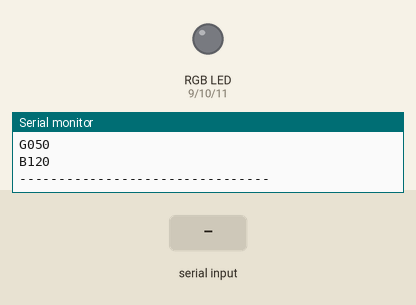
This sketch was run on a simulated Arduino Uno, built with avr-gcc and run on an emulated ATmega328P. On the bench: an RGB LED mixed from three pins (HIGH = lit), the last lines printed to the serial monitor. The inputs (shaded band) are chosen by the test bench. Dim RGB values are drawn brighter than linear.

Above: at 1.2 s.
1.3 s: "R90\n" received over Serial
At 1.7 s:
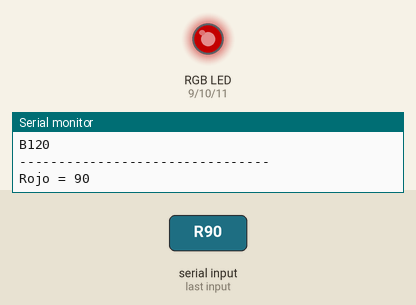
2.8 s: "G90\n" received over Serial
At 4.0 s:
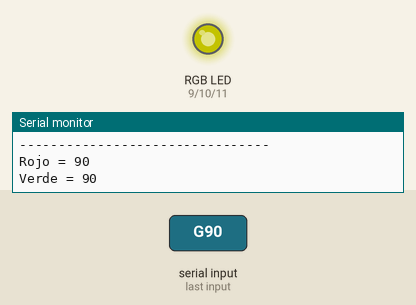
4.3 s: "B90\n" received over Serial
At 5.2 s:
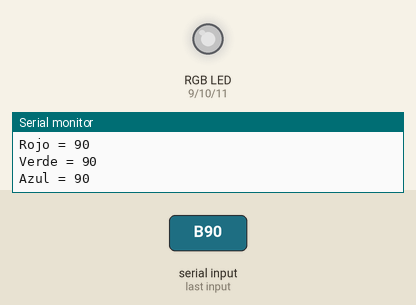
5.8 s: "R,45\n" received over Serial
At 6.3 s:
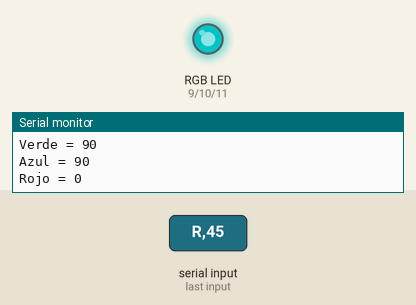
7.3 s: "G,45\n" received over Serial
At 8.5 s:
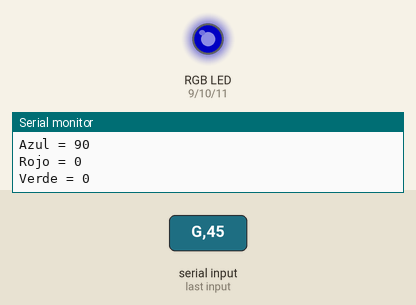
8.8 s: "R90\n" received over Serial
At 9.8 s:
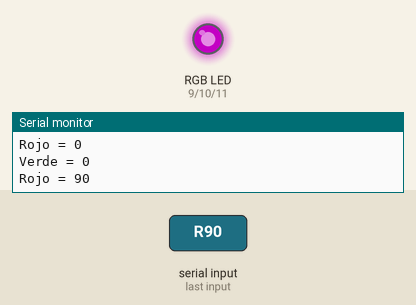
Timing chart, 0 to 11.3 s (numbered marks = the images above; inputs shaded):
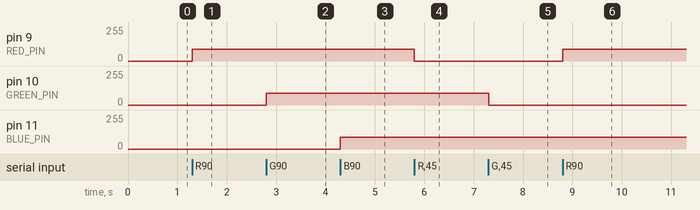

The sketch:

Control_RGB.ino
```cpp
const byte RED_PIN   = 9;
const byte GREEN_PIN = 10;
const byte BLUE_PIN  = 11;

String comando = "";

void setup()
{
  Serial.begin(115200);

  pinMode(RED_PIN, OUTPUT);
  pinMode(GREEN_PIN, OUTPUT);
  pinMode(BLUE_PIN, OUTPUT);

  analogWrite(RED_PIN, 0);
  analogWrite(GREEN_PIN, 0);
  analogWrite(BLUE_PIN, 0);

  Serial.println("--------------------------------");
  Serial.println("CONTROL RGB");
  Serial.println("Ejemplos:");
  Serial.println("R255");
  Serial.println("G050");
  Serial.println("B120");
  Serial.println("--------------------------------");
}

void loop()
{
  while (Serial.available())
  {
    char c = Serial.read();

    if (c == '\n' || c == '\r')
    {
      if (comando.length() > 0)
      {
        procesarComando(comando);
        comando = "";
      }
    }
    else
    {
      comando += c;
    }
  }
}

void procesarComando(String texto)
{
  texto.trim();

  if (texto.length() < 2)
  {
    Serial.println("Comando invalido.");
    return;
  }

  char canal = toupper(texto.charAt(0));

  int valor = texto.substring(1).toInt();

  valor = constrain(valor, 0, 255);

  switch (canal)
  {
    case 'R':
      analogWrite(RED_PIN, valor);
      Serial.print("Rojo = ");
      Serial.println(valor);
      break;

    case 'G':
      analogWrite(GREEN_PIN, valor);
      Serial.print("Verde = ");
      Serial.println(valor);
      break;

    case 'B':
      analogWrite(BLUE_PIN, valor);
      Serial.print("Azul = ");
      Serial.println(valor);
      break;

    default:
      Serial.println("Canal invalido.");
      break;
  }
}

/**
	**....0000..0000....**
	**...0CODIGO-POR0...**
	**...000HILARI000...**
	**....0Z.CHAVEZ0....**
	**......000000......**
	**........00........**
	**....IA.CHATGPT....**
**/
```

Measured:
- after the input at 1.3 s, pin 9 (RED_PIN): 0/255 → 90/255 at once
- after the input at 2.8 s, pin 10 (GREEN_PIN): 0/255 → 90/255 at once
- after the input at 4.3 s, pin 11 (BLUE_PIN): 0/255 → 90/255 at once
- after the input at 5.8 s, pin 9 (RED_PIN): 90/255 → 0/255 at once
- after the input at 7.3 s, pin 10 (GREEN_PIN): 90/255 → 0/255 at once
- after the input at 8.8 s, pin 9 (RED_PIN): 0/255 → 90/255 at once
